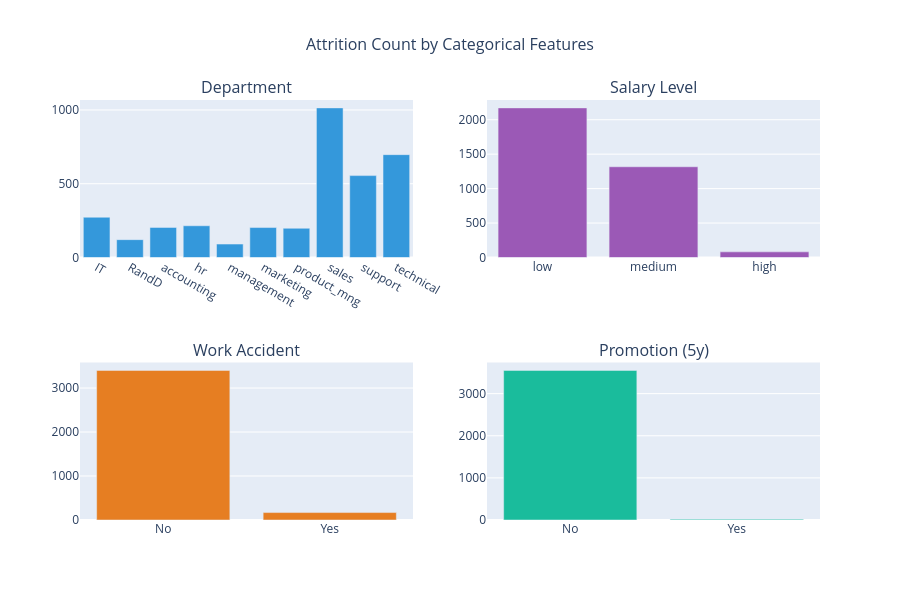

Notebook source saved alongside this figure:
### Markdown cell above
### Visualising Attrition Count by Categorical Features

### Code cell
fig = make_subplots(
    rows=2, cols=2,
    subplot_titles=('Department', 'Salary Level', 'Work Accident', 'Promotion (5y)'),
    specs=[[{"type": "bar"}, {"type": "bar"}],
           [{"type": "bar"}, {"type": "bar"}]]
)

# Department
dept_data = df[df['left'] == 1].groupby('Department').size()
fig.add_trace(
    go.Bar(x=dept_data.index, y=dept_data.values, name='Dept', marker_color='#3498db'),
    row=1, col=1
)

# Salary
salary_data = df[df['left'] == 1].groupby('salary').size()
salary_order = ['low', 'medium', 'high']
fig.add_trace(
    go.Bar(x=salary_order, y=[salary_data.get(s, 0) for s in salary_order], 
           name='Salary', marker_color='#9b59b6', showlegend=False),
    row=1, col=2
)

# Work Accident
accident_data = df[df['left'] == 1].groupby('Work_accident').size()
fig.add_trace(
    go.Bar(x=['No', 'Yes'], y=[accident_data.get(0, 0), accident_data.get(1, 0)], 
           name='Accident', marker_color='#e67e22', showlegend=False),
    row=2, col=1
)

# Promotion
promotion_data = df[df['left'] == 1].groupby('promotion_last_5years').size()
fig.add_trace(
    go.Bar(x=['No', 'Yes'], y=[promotion_data.get(0, 0), promotion_data.get(1, 0)], 
           name='Promotion', marker_color='#1abc9c', showlegend=False),
    row=2, col=2
)

fig.update_layout(
    title_text="Attrition Count by Categorical Features",
    title_font_size=16,
    title_x=0.5,
    height=600,
    showlegend=False
)

fig.show()

### Figure 1 — Plotly figure (JSON) as saved in the notebook; plotly's stock layout.template omitted (floating-point values rounded to 4 significant figures)
{"data": [{"marker": {"color": "#3498db"}, "name": "Dept", "type": "bar", "x": ["IT", "RandD", "accounting", "hr", "management", "marketing", "product_mng", "sales", "support", "technical"], "xaxis": "x", "y": [273, 121, 204, 215, 91, 203, 198, 1014, 555, 697], "yaxis": "y"}, {"marker": {"color": "#9b59b6"}, "name": "Salary", "showlegend": false, "type": "bar", "x": ["low", "medium", "high"], "xaxis": "x2", "y": [2172, 1317, 82], "yaxis": "y2"}, {"marker": {"color": "#e67e22"}, "name": "Accident", "showlegend": false, "type": "bar", "x": ["No", "Yes"], "xaxis": "x3", "y": [3402, 169], "yaxis": "y3"}, {"marker": {"color": "#1abc9c"}, "name": "Promotion", "showlegend": false, "type": "bar", "x": ["No", "Yes"], "xaxis": "x4", "y": [3552, 19], "yaxis": "y4"}], "layout": {"annotations": [{"font": {"size": 16}, "showarrow": false, "text": "Department", "x": 0.225, "xanchor": "center", "xref": "paper", "y": 1, "yanchor": "bottom", "yref": "paper"}, {"font": {"size": 16}, "showarrow": false, "text": "Salary Level", "x": 0.775, "xanchor": "center", "xref": "paper", "y": 1, "yanchor": "bottom", "yref": "paper"}, {"font": {"size": 16}, "showarrow": false, "text": "Work Accident", "x": 0.225, "xanchor": "center", "xref": "paper", "y": 0.375, "yanchor": "bottom", "yref": "paper"}, {"font": {"size": 16}, "showarrow": false, "text": "Promotion (5y)", "x": 0.775, "xanchor": "center", "xref": "paper", "y": 0.375, "yanchor": "bottom", "yref": "paper"}], "height": 600, "showlegend": false, "title": {"font": {"size": 16}, "text": "Attrition Count by Categorical Features", "x": 0.5}, "xaxis": {"anchor": "y", "domain": [0, 0.45]}, "xaxis2": {"anchor": "y2", "domain": [0.55, 1]}, "xaxis3": {"anchor": "y3", "domain": [0, 0.45]}, "xaxis4": {"anchor": "y4", "domain": [0.55, 1]}, "yaxis": {"anchor": "x", "domain": [0.625, 1]}, "yaxis2": {"anchor": "x2", "domain": [0.625, 1]}, "yaxis3": {"anchor": "x3", "domain": [0, 0.375]}, "yaxis4": {"anchor": "x4", "domain": [0, 0.375]}}}
